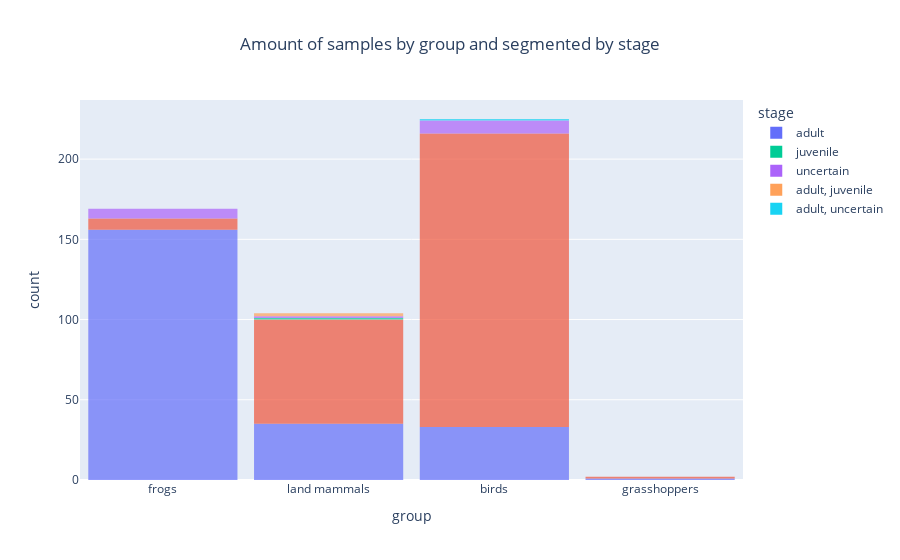

The cell this chart's notebook holds for it:
### Markdown cell above
## 3.6. Histogram Analysis

### Code cell
fig = eda.histogram_analysis(df, 'group', 'stage')

### Figure 1 — Plotly figure (JSON) as saved in the notebook; plotly's stock layout.template omitted (floating-point values rounded to 4 significant figures; data arrays with more than 128 entries replaced by an {"elided": "..."} marker saying what was removed)
{"data": [{"alignmentgroup": "True", "bingroup": "x", "hovertemplate": "stage=adult<br>group=%{x}<br>count=%{y}<extra></extra>", "legendgroup": "adult", "marker": {"color": "#636efa", "opacity": 0.7, "pattern": {"shape": ""}}, "name": "adult", "offsetgroup": "adult", "orientation": "v", "showlegend": true, "type": "histogram", "x": {"elided": "225 str values"}, "xaxis": "x", "yaxis": "y"}, {"alignmentgroup": "True", "bingroup": "x", "hovertemplate": "stage=<br>group=%{x}<br>count=%{y}<extra></extra>", "legendgroup": "", "marker": {"color": "#EF553B", "opacity": 0.7, "pattern": {"shape": ""}}, "name": "", "offsetgroup": "", "orientation": "v", "showlegend": false, "type": "histogram", "x": {"elided": "256 str values"}, "xaxis": "x", "yaxis": "y"}, {"alignmentgroup": "True", "bingroup": "x", "hovertemplate": "stage=juvenile<br>group=%{x}<br>count=%{y}<extra></extra>", "legendgroup": "juvenile", "marker": {"color": "#00cc96", "opacity": 0.7, "pattern": {"shape": ""}}, "name": "juvenile", "offsetgroup": "juvenile", "orientation": "v", "showlegend": true, "type": "histogram", "x": ["land mammals"], "xaxis": "x", "yaxis": "y"}, {"alignmentgroup": "True", "bingroup": "x", "hovertemplate": "stage=uncertain<br>group=%{x}<br>count=%{y}<extra></extra>", "legendgroup": "uncertain", "marker": {"color": "#ab63fa", "opacity": 0.7, "pattern": {"shape": ""}}, "name": "uncertain", "offsetgroup": "uncertain", "orientation": "v", "showlegend": true, "type": "histogram", "x": ["frogs", "frogs", "frogs", "frogs", "frogs", "land mammals", "frogs", "birds", "birds", "birds", "birds", "birds", "birds", "birds", "birds"], "xaxis": "x", "yaxis": "y"}, {"alignmentgroup": "True", "bingroup": "x", "hovertemplate": "stage=adult, juvenile<br>group=%{x}<br>count=%{y}<extra></extra>", "legendgroup": "adult, juvenile", "marker": {"color": "#FFA15A", "opacity": 0.7, "pattern": {"shape": ""}}, "name": "adult, juvenile", "offsetgroup": "adult, juvenile", "orientation": "v", "showlegend": true, "type": "histogram", "x": ["land mammals", "land mammals"], "xaxis": "x", "yaxis": "y"}, {"alignmentgroup": "True", "bingroup": "x", "hovertemplate": "stage=adult, uncertain<br>group=%{x}<br>count=%{y}<extra></extra>", "legendgroup": "adult, uncertain", "marker": {"color": "#19d3f3", "opacity": 0.7, "pattern": {"shape": ""}}, "name": "adult, uncertain", "offsetgroup": "adult, uncertain", "orientation": "v", "showlegend": true, "type": "histogram", "x": ["birds"], "xaxis": "x", "yaxis": "y"}], "layout": {"bargap": 0.1, "barmode": "relative", "legend": {"title": {"text": "stage"}, "tracegroupgap": 0}, "title": {"text": "Amount of samples by group and segmented by stage", "x": 0.5}, "xaxis": {"anchor": "y", "domain": [0, 1], "title": {"text": "group"}}, "yaxis": {"anchor": "x", "domain": [0, 1], "title": {"text": "count"}}}}
